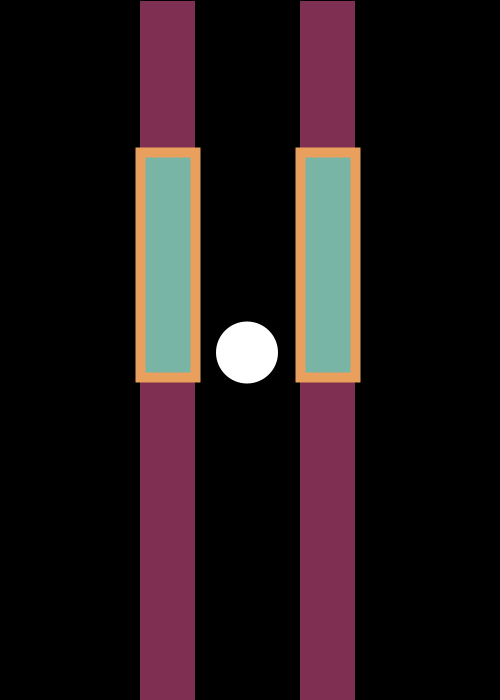
Frame 1 (no input)
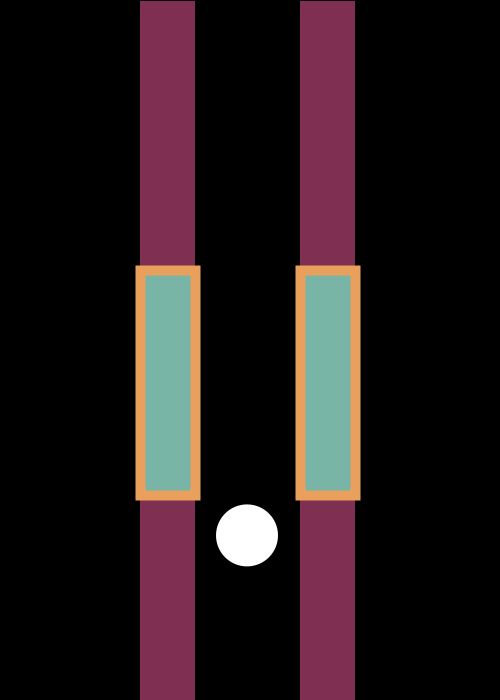
Frame 60 (the mouse pressed at the canvas centre just before this capture)
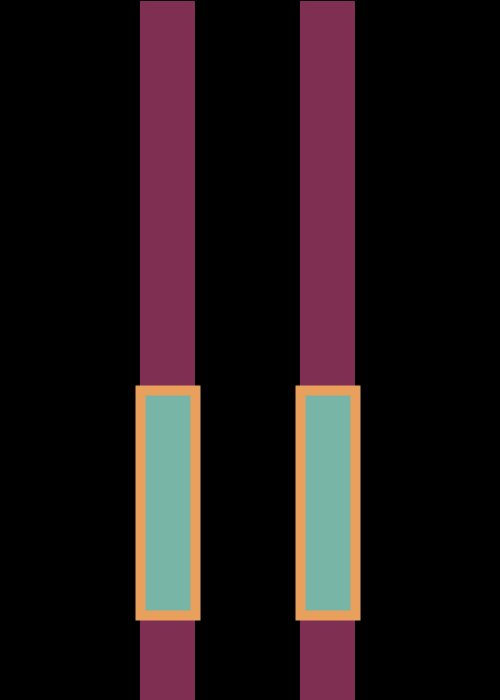
Frame 120 (the mouse held since frame 60 and released just before this capture)

The Processing sketch that drew these frames (run headless with seeded random() and noise(); from frame 60 on, the mouse is pressed at the canvas centre):

// Processing sketch: processing_78507
// ── processing_78507.pde

float ball_y = 350;
float rect_y=150;
float rect_y_speed=2;
float ball_y_speed=2.5;
float bar_y=225;

void setup() {
  size(500, 700);
  background(0);
};

void draw() {
  background(0);

  ball_y = ball_y + ball_y_speed;
  fill(255, 255, 255);
  smooth();
  noStroke();
  ellipse(247, ball_y, 62, 62);
  fill(127, 47, 82);
  noStroke();
  rect(140, 1, 55, 700);//left red box
  fill(127, 47, 82);
  noStroke();
  rect(300, 1, 55, 700);//right red box 
  
   if ((ball_y > rect_y) || (ball_y < bar_y)) {
   
  }; 

  //add in gravity
  ball_y_speed = ball_y_speed + .02;


  rect_y= rect_y + rect_y_speed;
  if ((rect_y > height-225) || (rect_y < 0)) {
    rect_y_speed = -rect_y_speed;
  }; 
  strokeWeight(10);
  stroke(233, 160, 92);
  fill(120, 181, 166);
  rect(140, rect_y, 55, bar_y);//left green box
  strokeWeight(10);
  stroke(233, 160, 92);
  fill(120, 181, 166);
  rect(300, rect_y, 55, bar_y);//right green box
};

void keyPressed() {
  if (keyCode == DOWN) {
    //ball_y = ball_y + 10;
    ball_y_speed=ball_y_speed+1;
  }
  if (keyCode == UP) {
    //ball_y = ball_y - 10;
    ball_y_speed=ball_y_speed-1;
  }
}
